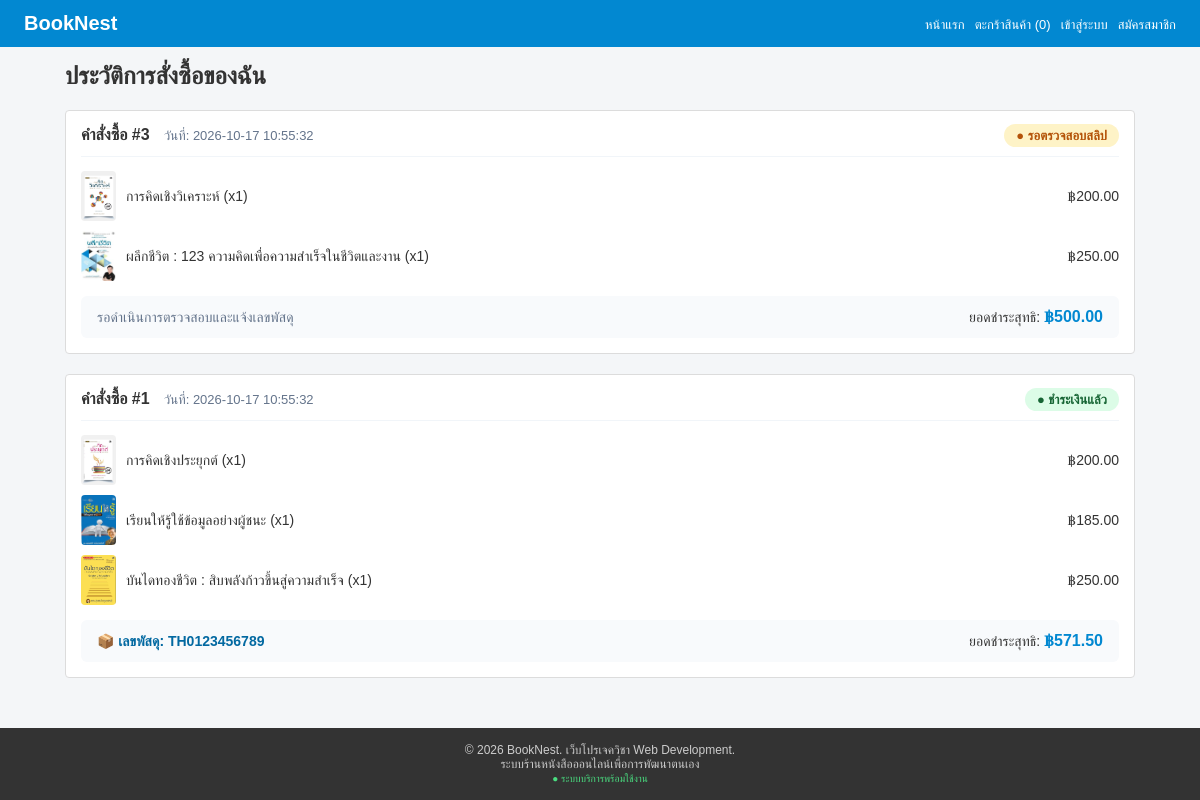
/my-orders.php, run on the app's committed database.
### tables this page shows
CREATE TABLE IF NOT EXISTS orders (
    order_id INT AUTO_INCREMENT PRIMARY KEY,
    user_id INT NOT NULL,
    subtotal DECIMAL(10,2) NOT NULL,
    discount_amount DECIMAL(10,2) DEFAULT 0.00,
    shipping_fee DECIMAL(10,2) DEFAULT 0.00,
    net_total DECIMAL(10,2) NOT NULL,
    slip_image VARCHAR(255) DEFAULT NULL,
    status ENUM('pending', 'paid', 'shipped', 'rejected') DEFAULT 'pending',
    tracking_no VARCHAR(100) DEFAULT NULL,
    created_at TIMESTAMP DEFAULT CURRENT_TIMESTAMP,
    FOREIGN KEY (user_id) REFERENCES users(user_id) ON DELETE CASCADE
);

CREATE TABLE IF NOT EXISTS order_items (
    item_id INT AUTO_INCREMENT PRIMARY KEY,
    order_id INT NOT NULL,
    book_id INT NOT NULL,
    quantity INT NOT NULL,
    price_each DECIMAL(10,2) NOT NULL,
    FOREIGN KEY (order_id) REFERENCES orders(order_id) ON DELETE CASCADE,
    FOREIGN KEY (book_id) REFERENCES books(book_id) ON DELETE CASCADE
);

CREATE TABLE IF NOT EXISTS books (
    book_id INT AUTO_INCREMENT PRIMARY KEY,
    category_id INT NOT NULL,
    title VARCHAR(255) NOT NULL,
    price DECIMAL(10,2) NOT NULL,
    stock INT DEFAULT 20,
    cover_image VARCHAR(255) NOT NULL,
    is_bestseller TINYINT(1) DEFAULT 0,
    FOREIGN KEY (category_id) REFERENCES categories(category_id) ON DELETE CASCADE
);

### controllers/my_orders_controller.php (called while the page is built, shortened)
<?php
$user_id = isset($_SESSION['user_id']) ? intval($_SESSION['user_id']) : 2;
$sql_orders = "SELECT * FROM orders WHERE user_id = $user_id ORDER BY order_id DESC";
$res_orders = mysqli_query($conn, $sql_orders);
$orders = [];
while ($order = mysqli_fetch_assoc($res_orders)) {
    $oid = $order['order_id'];
    $sql_items = "SELECT oi.*, b.title, b.cover_image
                  FROM order_items oi
                  JOIN books b ON oi.book_id = b.book_id
                  WHERE oi.order_id = $oid";
    $res_items = mysqli_query($conn, $sql_items);
    $items = [];
    while ($item = mysqli_fetch_assoc($res_items)) {
        $items[] = $item;
    }
    $order['items'] = $items;
    $orders[] = $order;
}
require_once __DIR__ . '/../views/layouts/header.php';
require_once __DIR__ . '/../views/my_orders.php';
require_once __DIR__ . '/../views/layouts/footer.php';

### my-orders.php (called while the page is built)
<?php
require_once 'db.php';
require_once 'controllers/my_orders_controller.php';

### views/my_orders.php (the view)
<h2 style="margin-bottom: 20px;">ประวัติการสั่งซื้อของฉัน</h2>
<?php if (empty($orders)): ?>
    <div class="auth-box" style="text-align: center; max-width: 600px;">
        <p style="color: #64748b;">คุณยังไม่มีประวัติการสั่งซื้อหนังสือ</p>
        <a href="/index.php" class="btn btn-primary" style="display: inline-block; width: auto; padding: 8px 20px; margin-top: 15px;">ไปหน้าร้านค้า</a>
    </div>
<?php else: ?>
    <div style="display: flex; flex-direction: column; gap: 20px;">
        <?php foreach ($orders as $ord): ?>
            <div class="cart-table-panel">
                <div style="display: flex; justify-content: space-between; align-items: center; border-bottom: 1px solid #f1f5f9; padding-bottom: 12px; margin-bottom: 14px;">
                    <div>
                        <strong style="font-size: 16px;">คำสั่งซื้อ #<?= $ord['order_id']; ?></strong>
                        <span style="font-size: 13px; color: #64748b; margin-left: 10px;">วันที่: <?= $ord['created_at']; ?></span>
                    </div>
                    <div>
                        <?php
                            $status = $ord['status'];
                            $badge_color = '#fef3c7'; $text_color = '#b45309'; $status_th = 'รอตรวจสอบสลิป';
                            if ($status === 'paid') {
                                $badge_color = '#dcfce7'; $text_color = '#166534'; $status_th = 'ชำระเงินแล้ว';
                            } elseif ($status === 'shipped') {
                                $badge_color = '#e0f2fe'; $text_color = '#0369a1'; $status_th = 'จัดส่งสินค้าแล้ว';
                            } elseif ($status === 'rejected') {
                                $badge_color = '#fee2e2'; $text_color = '#991b1b'; $status_th = 'สลิปไม่ถูกต้อง';
                            }
                        ?>
                        <span style="background: <?= $badge_color; ?>; color: <?= $text_color; ?>; padding: 4px 12px; border-radius: 20px; font-size: 13px; font-weight: 600;">
                            ● <?= $status_th; ?>
                        </span>
                    </div>
                </div>
                <div style="display: flex; flex-direction: column; gap: 10px; margin-bottom: 15px;">
                    <?php foreach ($ord['items'] as $item): ?>
                        <div style="display: flex; align-items: center; justify-content: space-between; font-size: 14px;">
                            <div style="display: flex; align-items: center; gap: 10px;">
                                <img src="/<?= htmlspecialchars($item['cover_image']); ?>" style="width: 35px; height: 50px; object-fit: cover; border-radius: 4px;">
                                <span><?= htmlspecialchars($item['title']); ?> (x<?= $item['quantity']; ?>)</span>
                            </div>
                            <span style="font-weight: 500;">฿<?= number_format($item['price_each'] * $item['quantity'], 2); ?></span>
                        </div>
                    <?php endforeach; ?>
                </div>
                <div style="background: #f8fafc; padding: 12px 16px; border-radius: 6px; display: flex; justify-content: space-between; align-items: center; font-size: 14px;">
                    <div>
                        <?php if (!empty($ord['tracking_no'])): ?>
                            <span style="color: #0369a1; font-weight: bold;">📦 เลขพัสดุ: <?= htmlspecialchars($ord['tracking_no']); ?></span>
                        <?php else: ?>
                            <span style="color: #64748b;">รอดำเนินการตรวจสอบและแจ้งเลขพัสดุ</span>
                        <?php endif; ?>
                    </div>
                    <div>
                        <span>ยอดชำระสุทธิ: </span>
                        <strong style="color: #0288d1; font-size: 16px;">฿<?= number_format($ord['net_total'], 2); ?></strong>
                    </div>
                </div>
            </div>
        <?php endforeach; ?>
    </div>
<?php endif; ?>

### assets/css/style.css (style rules this page uses)
* { box-sizing: border-box; margin: 0; padding: 0; font-family: Arial, Tahoma, sans-serif; }
body { background-color: #f4f6f8; color: #333333; display: flex; flex-direction: column; min-height: 100vh; }
.cart-table-panel, .summary-card { background: #ffffff; border-radius: 4px; border: 1px solid #dcdcdc; padding: 15px; }

### data on the page
orders: order_id "3", created_at "2026-10-17 10:55:32", status_th "รอตรวจสอบสลิป", shows "รอดำเนินการตรวจสอบและแจ้งเลขพัสดุ", net_total "500.00"
order_items: book.cover_image (picture), book.title "การคิดเชิงวิเคราะห์", quantity "1", $item['price_each']*$item['quantity'] "200.00"
order_items: book.cover_image (picture), book.title "ผลึกชีวิต : 123 ความคิดเพื่อความสำเร็จในชีวิตและงาน", quantity "1", $item['price_each']*$item['quantity'] "250.00"
orders: order_id "1", created_at "2026-10-17 10:55:32", status "ชำระเงินแล้ว", tracking_no "TH0123456789", net_total "571.50"
order_items: book.cover_image (picture), book.title "การคิดเชิงประยุกต์", quantity "1", $item['price_each']*$item['quantity'] "200.00"
order_items: book.cover_image (picture), book.title "เรียนให้รู้ใช้ข้อมูลอย่างผู้ชนะ", quantity "1", $item['price_each']*$item['quantity'] "185.00"
order_items: book.cover_image (picture), book.title "บันไดทองชีวิต : สิบพลังก้าวขึ้นสู่ความสำเร็จ", quantity "1", $item['price_each']*$item['quantity'] "250.00"

### other printed values
$cart_count "0"
